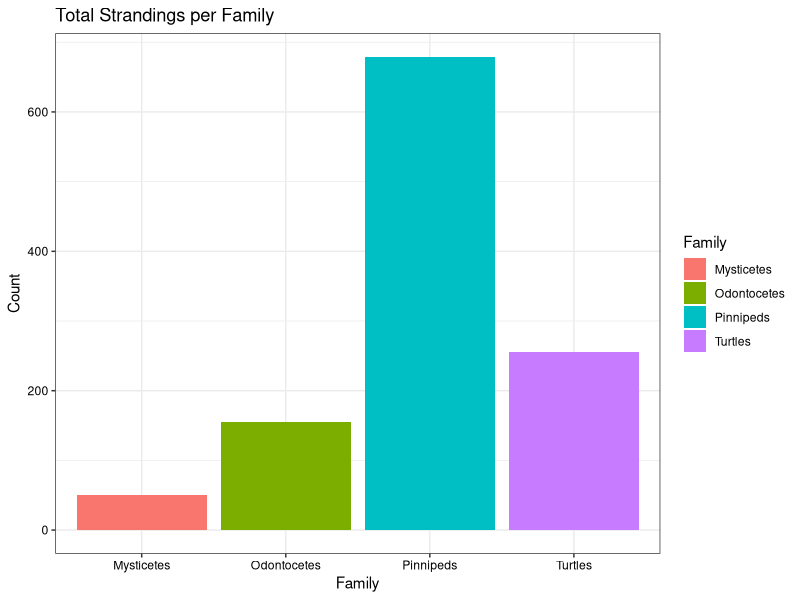
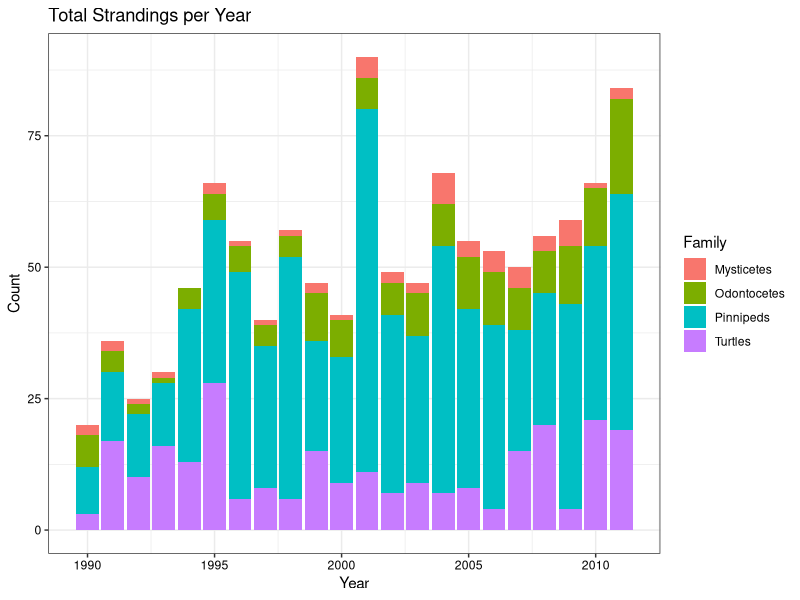
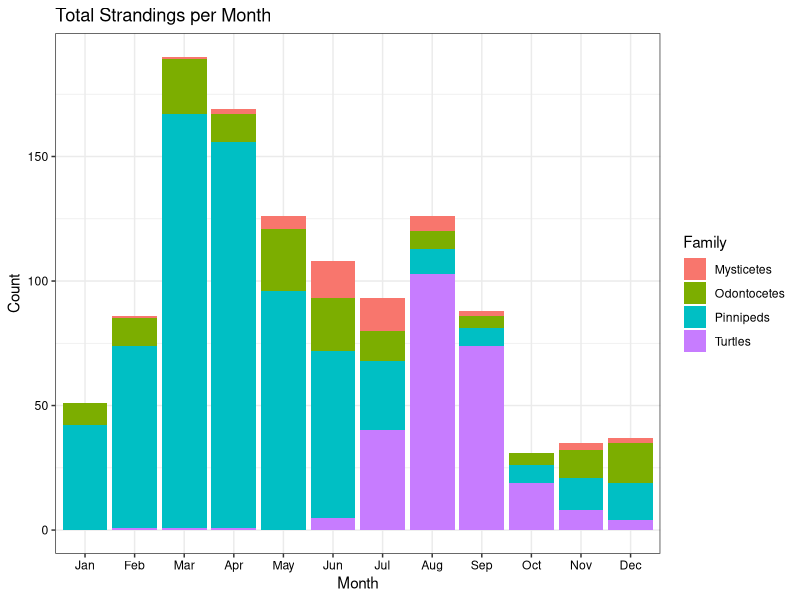

Source code (R) for these figures, in order: (Note: this script raises an error after producing the figures.)
## ---- chunk 1
library(dplyr)
library(ggplot2)
library(tidyverse)

getwd()

mytheme <- theme_bw() +
  theme(axis.text = element_text(color = "black"), 
        legend.position = "right")
theme_set(mytheme)
## ---- chunk 2
Stranding_Data <- read.csv("../Data/Processed/strandings_final.csv", stringsAsFactors = TRUE)

Stranding_Data <- Stranding_Data %>%
  select(Family:longitude)
## ---- chunk 3
class(Stranding_Data)

str(Stranding_Data)

colnames(Stranding_Data)

dim(Stranding_Data)

length(Stranding_Data)
## ---- chunk 4
head(Stranding_Data)

tail(Stranding_Data)
## ---- chunk 5
summary(Stranding_Data)
## ---- chunk 6
ggplot(Stranding_Data) +
  geom_bar(aes(x = Family, fill = Family)) +
  ylab("Count") +
  labs(title = "Total Strandings per Family")

ggplot(Stranding_Data) +
  geom_bar(aes(x = Year, fill = Family)) +
  ylab("Count") +
  labs(title = "Total Strandings per Year")

ggplot(Stranding_Data) +
  geom_bar(aes(x = Month, fill = Family)) +
  ylab("Count") +
  labs(title = "Total Strandings per Month") +scale_x_discrete(name = "Month",
                   limits = c("Jan","Feb","Mar","Apr","May","Jun","Jul","Aug","Sep","Oct","Nov","Dec"))
## ---- chunk 7
# this code creates a new data frame of the year and number of strandings that year
Annual_Strandings_Sum <- Stranding_Data %>%
  group_by(Year) %>%
  summarise(Sum = n())

# now try to add columns to that data frame of the breakdown of the totals of each group
Annual_Strandings_Turtles <- Stranding_Data %>%
  filter(Family == "Turtles") %>%
  group_by(Year) %>%
  summarise(Turtles_Total = n())

Annual_Strandings_Pinniped <- Stranding_Data %>%
  filter(Family == "Pinnipeds") %>%
  group_by(Year) %>%
  summarise(Pinnipeds_Total = n())

Annual_Strandings_Odontocetes <- Stranding_Data %>%
  filter(Family == "Odontocetes") %>%
  group_by(Year) %>%
  summarise(Odontocetes_Total = n())


Annual_Strandings_Mysticetes <- Stranding_Data %>%
  filter(Family == "Mysticetes") %>%
  group_by(Year) %>%
  summarise(Mysticetes_Total = n()) %>%
  add_row(Year = 1994, Mysticetes_Total=0)



Annual_Strandings_Totals <- cbind(Annual_Strandings_Sum, Annual_Strandings_Turtles[,2], Annual_Strandings_Pinniped[,2], Annual_Strandings_Mysticetes[,2], Annual_Strandings_Odontocetes[,2])

write.csv(Annual_Strandings_Totals, row.names = TRUE, file = "../Data/Processed/annual_strandings_totals.csv")

## ---- chunk 8
Monthly_Strandings_Sum <- Stranding_Data %>%
  group_by(Month) %>%
  summarise(Sum = n())

Monthly_Strandings_Turtles <- Stranding_Data %>%
  filter(Family == "Turtles") %>%
  group_by(Month) %>%
  summarise(Turtles_Total = n()) %>%
  add_row(Month = 1, Turtles_Total=0) %>%
  add_row(Month = 10, Turtles_Total=0)


Monthly_Strandings_Pinniped <- Stranding_Data %>%
  filter(Family == "Pinnipeds") %>%
  group_by(Month) %>%
  summarise(Pinnipeds_Total = n())

Monthly_Strandings_Odontocetes <- Stranding_Data %>%
  filter(Family == "Odontocetes") %>%
  group_by(Month) %>%
  summarise(Odontocetes_Total = n())


Monthly_Strandings_Mysticetes <- Stranding_Data %>%
  filter(Family == "Mysticetes") %>%
  group_by(Month) %>%
  summarise(Mysticetes_Total = n()) %>%
  add_row(Month = 1, Mysticetes_Total=0) %>%
  add_row(Month = 10, Mysticetes_Total=0)


Monthly_Strandings_Totals <- cbind(Monthly_Strandings_Sum, Monthly_Strandings_Turtles[,2], Monthly_Strandings_Pinniped[,2], Monthly_Strandings_Mysticetes[,2], Monthly_Strandings_Odontocetes[,2])

write.csv(Monthly_Strandings_Totals, row.names = TRUE, file = "../Data/Processed/monthly_strandings_totals.csv")
## ---- chunk 9
Strandings_sf <- Stranding_Data %>%
  st_as_sf(coords = c("longitude", "latitude"), crs = 4326)

mapview(Strandings_sf, zcol = "Family")
